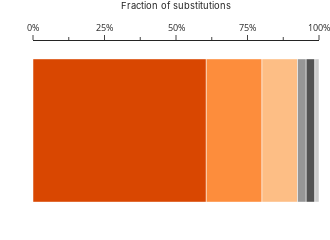

This figure's notebook cell:
### Code cell
factor_df = ratio_df.copy()
factor_df['group'] = 1
factor_df.sort_values("ratio", inplace=True, ascending=False)

fig = px.bar(
    factor_df,
    y='group',
    x='ratio',
    color=factor_df.index,
    range_x=[0, 1],
    color_discrete_map=cat_color_map,
    orientation='h',
)

fig.update_layout(
    template="simple_white", 
    height=85, 
    width=330, 
    showlegend=False, 
    coloraxis_showscale=False,
    margin=dict(l=33, r=0, t=30, b=20),
)
fig.update_xaxes(
    title_text='Fraction of substitutions', 
    tickformat=",.0%", 
    dtick=0.25, 
    side='top',
    title_font_family="Inter", 
    title_font_size=28/3, 
    tickfont_size=28/3, 
    minor_ticks="outside", 
    minor_dtick=0.125
)
fig.update_yaxes(visible=False)

fig.write_image("base_bias.svg")
fig.show()
factor_df

### Figure 1 — Plotly figure (JSON) as saved in the notebook; plotly's stock layout.template omitted (floating-point values rounded to 4 significant figures)
{"data": [{"alignmentgroup": "True", "hovertemplate": "index=A2G/T2C<br>ratio=%{x}<br>group=%{y}<extra></extra>", "legendgroup": "A2G/T2C", "marker": {"color": "#d94701", "pattern": {"shape": ""}}, "name": "A2G/T2C", "offsetgroup": "A2G/T2C", "orientation": "h", "showlegend": true, "textposition": "auto", "type": "bar", "x": [0.6059], "xaxis": "x", "y": [1], "yaxis": "y"}, {"alignmentgroup": "True", "hovertemplate": "index=C2T/G2A<br>ratio=%{x}<br>group=%{y}<extra></extra>", "legendgroup": "C2T/G2A", "marker": {"color": "#fd8d3c", "pattern": {"shape": ""}}, "name": "C2T/G2A", "offsetgroup": "C2T/G2A", "orientation": "h", "showlegend": true, "textposition": "auto", "type": "bar", "x": [0.1946], "xaxis": "x", "y": [1], "yaxis": "y"}, {"alignmentgroup": "True", "hovertemplate": "index=A2T/T2A<br>ratio=%{x}<br>group=%{y}<extra></extra>", "legendgroup": "A2T/T2A", "marker": {"color": "#fdbe85", "pattern": {"shape": ""}}, "name": "A2T/T2A", "offsetgroup": "A2T/T2A", "orientation": "h", "showlegend": true, "textposition": "auto", "type": "bar", "x": [0.1244], "xaxis": "x", "y": [1], "yaxis": "y"}, {"alignmentgroup": "True", "hovertemplate": "index=A2C/T2G<br>ratio=%{x}<br>group=%{y}<extra></extra>", "legendgroup": "A2C/T2G", "marker": {"color": "#969696", "pattern": {"shape": ""}}, "name": "A2C/T2G", "offsetgroup": "A2C/T2G", "orientation": "h", "showlegend": true, "textposition": "auto", "type": "bar", "x": [0.03032], "xaxis": "x", "y": [1], "yaxis": "y"}, {"alignmentgroup": "True", "hovertemplate": "index=C2A/G2T<br>ratio=%{x}<br>group=%{y}<extra></extra>", "legendgroup": "C2A/G2T", "marker": {"color": "#525252", "pattern": {"shape": ""}}, "name": "C2A/G2T", "offsetgroup": "C2A/G2T", "orientation": "h", "showlegend": true, "textposition": "auto", "type": "bar", "x": [0.03015], "xaxis": "x", "y": [1], "yaxis": "y"}, {"alignmentgroup": "True", "hovertemplate": "index=C2G/G2C<br>ratio=%{x}<br>group=%{y}<extra></extra>", "legendgroup": "C2G/G2C", "marker": {"color": "#cccccc", "pattern": {"shape": ""}}, "name": "C2G/G2C", "offsetgroup": "C2G/G2C", "orientation": "h", "showlegend": true, "textposition": "auto", "type": "bar", "x": [0.01461], "xaxis": "x", "y": [1], "yaxis": "y"}], "layout": {"barmode": "relative", "coloraxis": {"showscale": false}, "height": 85, "legend": {"title": {"text": "index"}, "tracegroupgap": 0}, "margin": {"b": 20, "l": 33, "r": 0, "t": 30}, "showlegend": false, "width": 330, "xaxis": {"anchor": "y", "domain": [0, 1], "dtick": 0.25, "minor": {"dtick": 0.125, "ticks": "outside"}, "range": [0, 1], "side": "top", "tickfont": {"size": 9.333}, "tickformat": ",.0%", "title": {"font": {"family": "Inter", "size": 9.333}, "text": "Fraction of substitutions"}}, "yaxis": {"anchor": "x", "domain": [0, 1], "title": {"text": "group"}, "visible": false}}}
